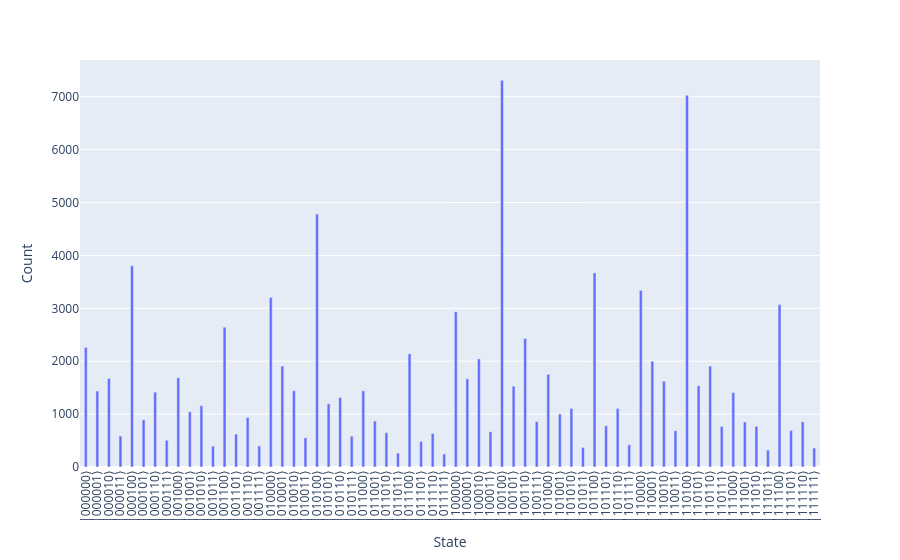

The notebook cell this image was saved under:
### Code cell
print(res_ibm_qaoa)
result_ibm_qaoa.histogram("bin", width=1000, height=500).write_image(
    "qaoa_ibm_noise.pdf"
)
result_ibm_qaoa.histogram("bin")

### Figure 1 — Plotly figure (JSON) as saved in the notebook; plotly's stock layout.template omitted (floating-point values rounded to 4 significant figures)
{"data": [{"hovertemplate": "State=%{x}<br>Count=%{y}<extra></extra>", "legendgroup": "", "marker": {"color": "#636efa", "pattern": {"shape": ""}}, "name": "", "orientation": "v", "showlegend": false, "textposition": "auto", "type": "bar", "x": [12, 20, 4, 37, 54, 15, 38, 50, 5, 44, 52, 36, 31, 49, 23, 46, 6, 3, 62, 32, 2, 0, 9, 34, 26, 24, 48, 61, 17, 13, 35, 16, 56, 42, 8, 41, 58, 53, 7, 33, 60, 18, 55, 21, 14, 1, 28, 39, 45, 10, 19, 40, 29, 57, 59, 43, 30, 63, 47, 22, 25, 51, 11, 27], "xaxis": "x", "y": [2643, 4783, 3805, 1527, 1909, 398, 2430, 1623, 892, 3669, 7028, 7310, 247, 2000, 583, 1106, 1415, 585, 854, 2935, 1672, 2261, 1044, 2044, 649, 1440, 3338, 690, 1908, 621, 666, 3205, 1408, 1108, 1686, 1002, 769, 1534, 505, 1667, 3071, 1442, 765, 1196, 934, 1437, 2139, 858, 780, 1160, 553, 1752, 481, 850, 319, 369, 633, 358, 420, 1312, 869, 685, 394, 264], "yaxis": "y"}], "layout": {"bargap": 0.75, "barmode": "relative", "legend": {"tracegroupgap": 0}, "margin": {"t": 60}, "xaxis": {"anchor": "y", "domain": [0, 1], "tickangle": -90, "tickmode": "array", "ticktext": ["|001100⟩", "|010100⟩", "|000100⟩", "|100101⟩", "|110110⟩", "|001111⟩", "|100110⟩", "|110010⟩", "|000101⟩", "|101100⟩", "|110100⟩", "|100100⟩", "|011111⟩", "|110001⟩", "|010111⟩", "|101110⟩", "|000110⟩", "|000011⟩", "|111110⟩", "|100000⟩", "|000010⟩", "|000000⟩", "|001001⟩", "|100010⟩", "|011010⟩", "|011000⟩", "|110000⟩", "|111101⟩", "|010001⟩", "|001101⟩", "|100011⟩", "|010000⟩", "|111000⟩", "|101010⟩", "|001000⟩", "|101001⟩", "|111010⟩", "|110101⟩", "|000111⟩", "|100001⟩", "|111100⟩", "|010010⟩", "|110111⟩", "|010101⟩", "|001110⟩", "|000001⟩", "|011100⟩", "|100111⟩", "|101101⟩", "|001010⟩", "|010011⟩", "|101000⟩", "|011101⟩", "|111001⟩", "|111011⟩", "|101011⟩", "|011110⟩", "|111111⟩", "|101111⟩", "|010110⟩", "|011001⟩", "|110011⟩", "|001011⟩", "|011011⟩"], "tickvals": [12, 20, 4, 37, 54, 15, 38, 50, 5, 44, 52, 36, 31, 49, 23, 46, 6, 3, 62, 32, 2, 0, 9, 34, 26, 24, 48, 61, 17, 13, 35, 16, 56, 42, 8, 41, 58, 53, 7, 33, 60, 18, 55, 21, 14, 1, 28, 39, 45, 10, 19, 40, 29, 57, 59, 43, 30, 63, 47, 22, 25, 51, 11, 27], "title": {"text": "State"}, "type": "linear"}, "yaxis": {"anchor": "x", "domain": [0, 1], "title": {"text": "Count"}}}}
